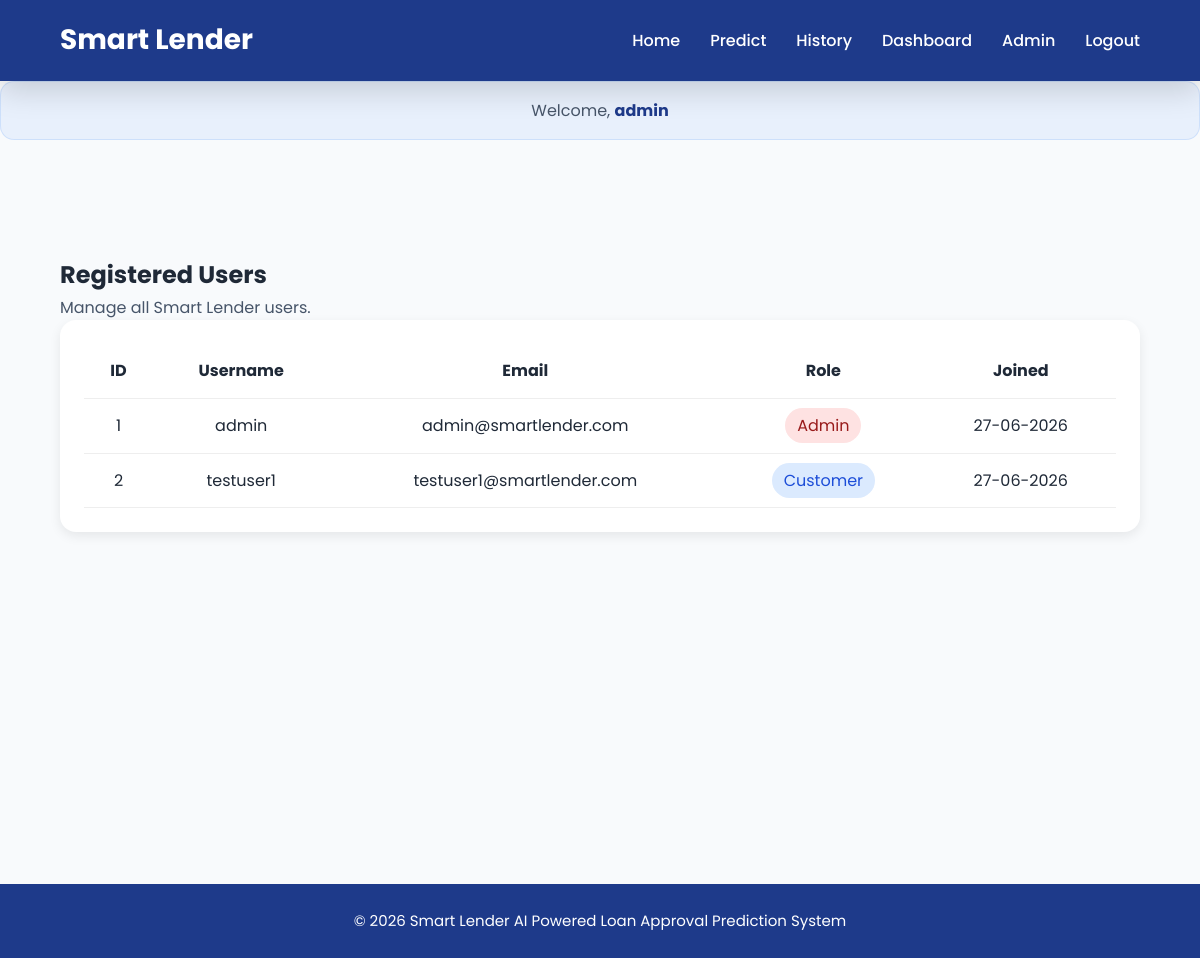
Page /admin/users (signed in) on the committed database.
### models/user.py (models this page shows)
class User(UserMixin, db.Model):
    __tablename__ = "users"
    id = db.Column(
        db.Integer,
        primary_key=True
    )
    username = db.Column(
        db.String(50),
        unique=True,
        nullable=False
    )
    email = db.Column(
        db.String(120),
        unique=True,
        nullable=False
    )
    password_hash = db.Column(
        db.String(255),
        nullable=False
    )
    role = db.Column(
        db.String(20),
        default="customer"
    )
    created_at = db.Column(
        db.DateTime,
        default=datetime.utcnow
    )
    predictions = db.relationship(
        "Prediction",
        backref="user",
        lazy=True
    )

### app.py (the view)
@app.route("/admin/users")
@login_required
@admin_required
def admin_users():
    users = User.query.all()
    return render_template(
        "admin_users.html",
        users=users
    )

### app.py (called while the page is built)
@login_manager.user_loader
def load_user(user_id):
    return User.query.get(int(user_id))

### auth_utils.py (called while the page is built)
def admin_required(func):
    @wraps(func)
    def wrapper(*args, **kwargs):
        if not current_user.is_authenticated:
            abort(401)
        if current_user.role != "admin":
            abort(403)
        return func(*args, **kwargs)
    return wrapper

### templates/admin_users.html (shortened to what this page needs)
{% extends "base.html" %}
{% block content %}
<section class="admin-section">
<div class="section-header">
    <h1>Registered Users</h1>
    <p>Manage all Smart Lender users.</p>
</div>
<div class="table-container">
    <table class="admin-table">
        <thead>
            <tr>
                <th>ID</th>
                <th>Username</th>
                <th>Email</th>
                <th>Role</th>
                <th>Joined</th>
            </tr>
        </thead>
        <tbody>
            {% for user in users %}
            <tr>
                <td>{{ user.id }}</td>
                <td>{{ user.username }}</td>
                <td>{{ user.email }}</td>
                <td>
                    {% if user.role == "admin" %}
                        <span class="role-admin">
                            Admin
                        </span>
                    {% else %}
                        <span class="role-customer">
                            Customer
                        </span>
                    {% endif %}
                </td>
                <td>
                    {{ user.created_at.strftime('%d-%m-%Y') }}
                </td>
            </tr>
            {% endfor %}
        </tbody>
    </table>
</div>
</section>
{% endblock %}

### templates/base.html (shortened to what this page needs)
<!DOCTYPE html>
<html lang="en">
<head>
    <link rel="stylesheet"
      href="https://cdnjs.cloudflare.com/ajax/libs/font-awesome/6.5.2/css/all.min.css">
    <link rel="stylesheet"
    href="{{ url_for('static', filename='css/core/variables.css') }}">
    <link rel="stylesheet"
    href="{{ url_for('static', filename='css/core/reset.css') }}">
    <link rel="stylesheet"
    href="{{ url_for('static', filename='css/core/layout.css') }}">
    <link rel="stylesheet"
    href="{{ url_for('static', filename='css/components/navbar.css') }}">
    <link rel="stylesheet"
    href="{{ url_for('static', filename='css/components/buttons.css') }}">
    <link rel="stylesheet"
    href="{{ url_for('static', filename='css/components/cards.css') }}">
    <link rel="stylesheet"
    href="{{ url_for('static', filename='css/components/forms.css') }}">
    <link rel="stylesheet"
    href="{{ url_for('static', filename='css/components/tooltips.css') }}">
    <link rel="stylesheet"
    href="{{ url_for('static', filename='css/components/footer.css') }}">
    <link rel="stylesheet"
    href="{{ url_for('static', filename='css/pages/home.css') }}">
    <link rel="stylesheet"
    href="{{ url_for('static', filename='css/pages/predict.css') }}">
    <link rel="stylesheet"
    href="{{ url_for('static', filename='css/pages/result.css') }}">
    <link rel="stylesheet"
    href="{{ url_for('static',filename='css/pages/error.css') }}">
    <link rel="stylesheet"
    href="{{ url_for('static', filename='css/pages/about.css') }}">
    <link rel="stylesheet"
    href="{{ url_for('static', filename='css/responsive.css') }}">
    <link rel="stylesheet"
    href="{{ url_for('static', filename='css/pages/auth.css') }}">
    <link rel="stylesheet"
    href="{{ url_for('static', filename='css/pages/dashboard.css') }}">
    <link rel="stylesheet"
    href="{{ url_for('static',filename='css/pages/history.css') }}">
    <link rel="stylesheet"
    href="{{ url_for('static', filename='css/pages/admin.css') }}">
</head>
<body>
    <nav class="navbar">
        <div class="container">
            <a href="{{ url_for('home') }}" class="logo">
                Smart Lender
            </a>
            <ul class="nav-links">
                {% if current_user.is_authenticated %}
                    <li>
                        <a href="{{ url_for('home') }}">
                            Home
                        </a>
                    </li>
                    <li>
                        <a href="{{ url_for('predict_page') }}">
                            Predict
                        </a>
                    </li>
                    <li>
                        <a href="{{ url_for('history') }}">
                            History
                        </a>
                    </li>
                    <li>
                        <a href="{{ url_for('dashboard') }}">
                            Dashboard
                        </a>
                    </li>
                    {% if current_user.role == "admin" %}
                    <li>
                        <a href="{{ url_for('admin_dashboard') }}">
                            Admin
                        </a>
                    </li>
                    {% endif %}
                    <li>
                        <a href="{{ url_for('logout') }}">
                            Logout
                        </a>
                    </li>
                {% endif %}
        </div>
    </nav>
    {% if current_user.is_authenticated %}
    <div class="page-welcome">
        <p>Welcome, <strong>{{ current_user.username }}</strong></p>
    </div>
    {% endif %}
    <main class="container">
        {% block content %}
        {% endblock %}
    </main>
    <footer>
        <div class="container">
            <p>
                © 2026 Smart Lender
                AI Powered Loan Approval Prediction System
            </p>
        </div>
    </footer>
</body>
</html>

### static/css/core/variables.css (style rules this page uses)
:root { --primary-color:#1E3A8A; --secondary-color:#2563EB; --success-color:#16A34A; --danger-color:#DC2626; --warning-color:#F59E0B; --background-color:#F8FAFC; --card-color:#FFFFFF; --text-color:#1F2937; --text-light:#475569; --text-white:#FFFFFF; --border-color:#CBD5E1; --primary-hover:#1E40AF; --shadow-sm:0 2px 6px rgba(0,0,0,.08); --shadow-md:0 5px 20px rgba(0,0,0,.08); --shadow-lg:0 10px 30px rgba(0,0,0,.15); --radius-sm:8px; --radius-md:10px; --radius-lg:15px; --transition:.3s ease; --container-width:1200px; }

### static/css/core/layout.css (style rules this page uses)
.container { width:90%; max-width:var(--container-width); margin:auto; }
main { min-height:80vh; padding:60px 0; }
p.page-welcome, div.page-welcome { width:100%; max-width:1200px; margin:0 auto 1.5rem; padding:1rem 1.25rem; border-radius:14px; background:rgba(59,130,246,0.08); color:var(--text-color); text-align:center; font-size:1rem; border:1px solid rgba(59,130,246,0.15); }
.page-welcome strong { color:var(--primary-color); }
h1,h2,h3,h4,h5,h6 { color:var(--text-color); }
p { color:var(--text-light); }

### static/css/components/navbar.css (style rules this page uses)
.navbar { background:var(--primary-color); color:var(--text-white); position:sticky; top:0; z-index:1000; padding:18px 0; box-shadow:var(--shadow-lg); }
.navbar .container { display:flex; justify-content:space-between; align-items:center; }
.logo { color:var(--text-white); font-size:28px; font-weight:700; }
.nav-links { display:flex; align-items:center; gap:30px; }
.nav-links a { color:var(--text-white); font-weight:500; position:relative; transition:var(--transition); }
.nav-links a::after { content:""; position:absolute; left:0; bottom:-6px; width:0; height:2px; background:#FFD54F; transition:var(--transition); }

### static/css/components/footer.css (style rules this page uses)
footer { background:var(--primary-color); color:var(--text-white); padding:25px; text-align:center; margin-top:80px; }
footer p { color:white; font-size:15px; }

### static/css/pages/admin.css (style rules this page uses)
.admin-section { padding: 2rem 0; }
.table-container { overflow-x: auto; background: white; border-radius: 16px; padding: 1.5rem; box-shadow: 0 4px 12px rgba(0,0,0,0.08); }
.admin-table { width: 100%; border-collapse: collapse; }
.admin-table th, .admin-table td { padding: 14px; text-align: center; }
.admin-table tr { border-bottom: 1px solid #eeeeee; }
.role-admin { background: #fee2e2; color: #991b1b; padding: 6px 12px; border-radius: 999px; }
.role-customer { background: #dbeafe; color: #1d4ed8; padding: 6px 12px; border-radius: 999px; }

### rows in the picture
User: username "admin", id "1", email "admin@smartlender.com", role "Admin", created_at "27-06-2026"
User: id "2", username "testuser1", email "testuser1@smartlender.com", role "Customer", created_at "27-06-2026"
